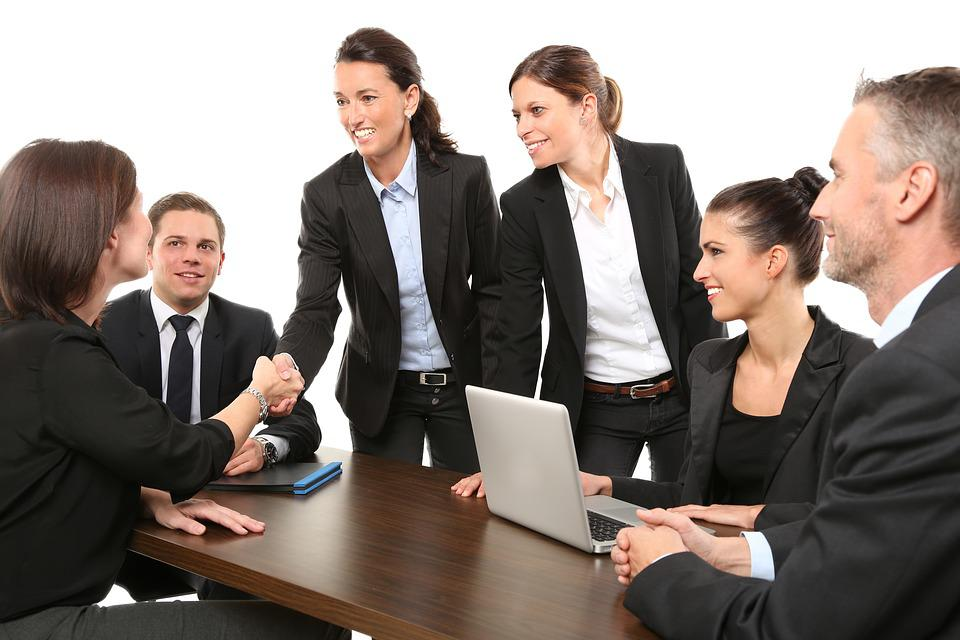
#> input picture Object_Detection/images/people.jpg, 960 x 640 px
$ jupyter execute DETECTION_CASCADES.ipynb
#> lines starting #> are read from the running program, lines starting #| are printed output that depends on the picture
[cell 1]
import cv2 as cv
import numpy as np
import matplotlib.pyplot as plt

[cell 2]
plt.rcParams['image.cmap']='gray'
plt.ion()

# Detecting Faces

[cell 3]
img=cv.imread('../images/people.jpg')
#> img is the input picture: shape (640, 960, 3); mean B, G, R 118.4, 124.7, 135.5
plt.imshow(img[:,:,::-1])

[cell 4]
def detectFace(img,scaleFactor=1.1,minNeighbors=4,thickness=1):
    if len(img.shape)==3:
        gray_img=cv.cvtColor(img,cv.COLOR_BGR2GRAY)
    else:
        gray_img=img
    #Load the Haar Cascade:
    #face_cascade=cv.CascadeClassifier(cv.data.haarcascades+'haarcascade_frontalface_default.xml')
    face_cascade=cv.CascadeClassifier(cv.data.haarcascades+'haarcascade_frontalface_alt2.xml')

    #Perform multi-scale face detection using the detectMultiScale function:
    detected_faces=face_cascade.detectMultiScale(gray_img,scaleFactor,minNeighbors)
    # detected_faces->is a list of bounding boxes
    for x,y,w,h in detected_faces:
        img=cv.rectangle(img,(x,y),(x+w,y+h),(250,0,0),thickness)
    return plt.imshow(img[:,:,::-1])
img=cv.imread('../images/peoples1.jpg')
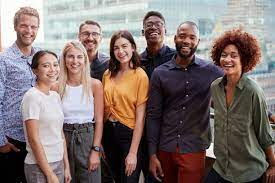
#> input picture Object_Detection/images/peoples1.jpg, 275 x 183 px
#> img is the input picture: shape (183, 275, 3); mean B, G, R 110, 112.6, 127.2
detectFace(img,scaleFactor=1.1,minNeighbors=1)
#> in detectFace, `detected_faces=face_cascade.detectMultiScale(gray_img,scaleFactor,minN..`: detected_faces = [[144, 16, 21, 21], [16, 16, 26, 26], [110, 39, 23, 23], [62, 46, 26, 26], [38, 55, 26, 26], [79, 24, 23, 23], [174, 28, 24, 24], [215, 44, 28, 28]]
#> the loop in detectFace, `for x,y,w,h in detected_faces:` made 8 passes
#> after the loop in detectFace, `for x,y,w,h in detected_faces:`: img: shape (183, 275, 3); mean B, G, R 112.1, 110.8, 124.9

[cell 5]
img=cv.imread('../images/people.jpg')
detectFace(img,scaleFactor=1.4,minNeighbors=1,thickness=2)
#> call 2 of detectFace, with scaleFactor = 1.4, minNeighbors = 1, thickness = 2
#> in detectFace (call 2), `gray_img=cv.cvtColor(img,cv.COLOR_BGR2GRAY)`:
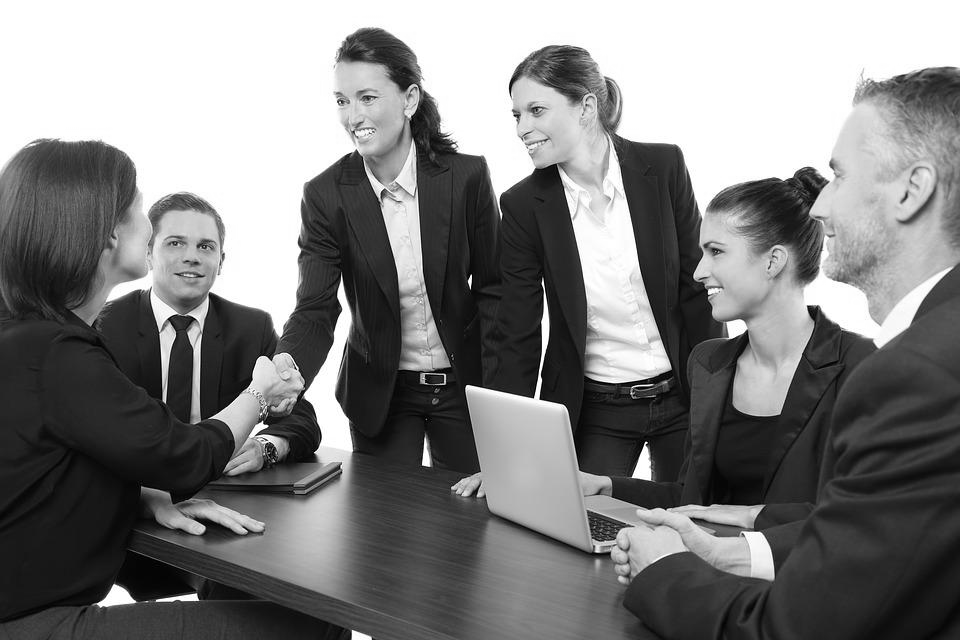
#> gray_img: shape (640, 960); min 0, max 255, mean 127.2
#> in detectFace (call 2), `detected_faces=face_cascade.detectMultiScale(gray_img,scaleFactor,minN..`: detected_faces = [[317, 69, 77, 77], [507, 83, 77, 77], [152, 215, 77, 77]]
#> the loop in detectFace (call 2), `for x,y,w,h in detected_faces:` made 3 passes
#> (x, y) on passes 1 to 3: (317, 69), (507, 83), (152, 215)

[cell 6]
img=cv.imread('../images/people.jpg')
detectFace(img,scaleFactor=1.1,minNeighbors=1,thickness=3)
#> after the loop in detectFace (call 3), `for x,y,w,h in detected_faces:`: img: shape (640, 960, 3); mean B, G, R 120.8, 121.6, 132.1

[cell 7]
bayern='../imaged/bayern.mp4'
#camera=cv2.VideoCapture(0)
cap=cv.VideoCapture(bayern)
#cap=cv.VideoCapture()
face_cascade=cv.CascadeClassifier(cv.data.haarcascades+'haarcascade_frontalface_default.xml')
while True:
    ret,frame=cap.read()
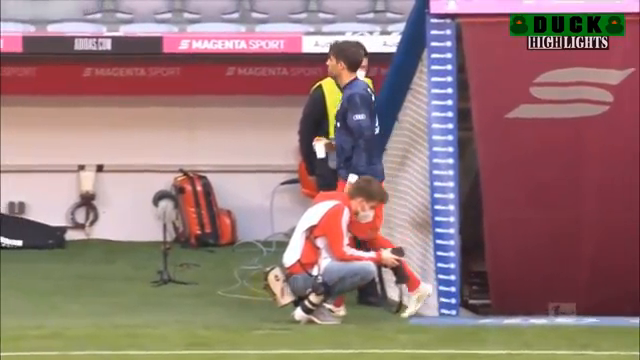
#> input picture frame 86 of Object_Detection/images/bayern.mp4, 640 x 360 px
#> frame is the input picture: shape (360, 640, 3); mean B, G, R 118, 120.8, 150
    gray_img=cv.cvtColor(frame,cv.COLOR_BGR2GRAY)
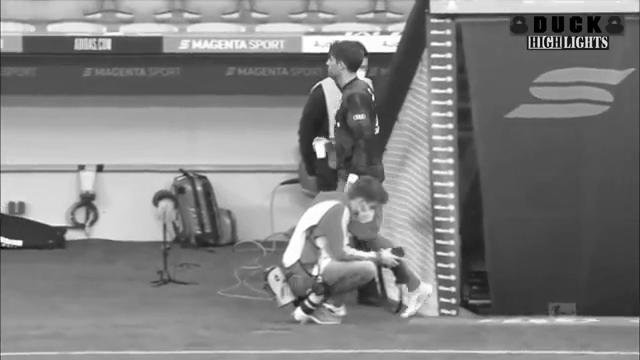
#> gray_img: shape (360, 640); min 0, max 255, mean 129.2
    detected_faces=face_cascade.detectMultiScale(gray_img,1.1,1)
#> detected_faces = ()
    for rect in detected_faces:
        cv.rectangle(frame,rect,(250,0,0),2)
#> this loop made 0 passes
    cv.imshow('vi',frame)
    key=cv.waitKey(27)
#> (key Q is pressed here)
    if key==ord('Q') or key==ord('q') or key==27:
        break

cap.release()
cv.destroyAllWindows()

# Detecting Eyes

[cell 8]
def detectEyes(img,scaleFactor=1.1,minNeighbors=4,thinkness=2):
#> called with scaleFactor = 1.4, minNeighbors = 1, thinkness = 2
    if len(img.shape)==3:
        gray_img=cv.cvtColor(img,cv.COLOR_BGR2GRAY)
    else:
        gray_img=img
    #Load the Haar Cascade:
    #haarCascade=cv.CascadeClassifier(cv.data.haarcascades+'haarcascade_frontalface_default.xml')
    eye_cascade=cv.CascadeClassifier(cv.data.haarcascades+'haarcascade_eye.xml')

    #Perform multi-scale face detection using the detectMultiScale function:
    detected_eyes=eye_cascade.detectMultiScale(gray_img,scaleFactor,minNeighbors)
#> detected_eyes = [[357, 89, 20, 20], [164, 232, 23, 23], [194, 236, 21, 21], [703, 240, 24, 24], [521, 96, 28, 28]]
    # detected_faces->is a list of bounding boxes
    for rect in detected_eyes:
        img=cv.rectangle(img,rect,(250,0,0),thinkness)
#> this loop made 5 passes
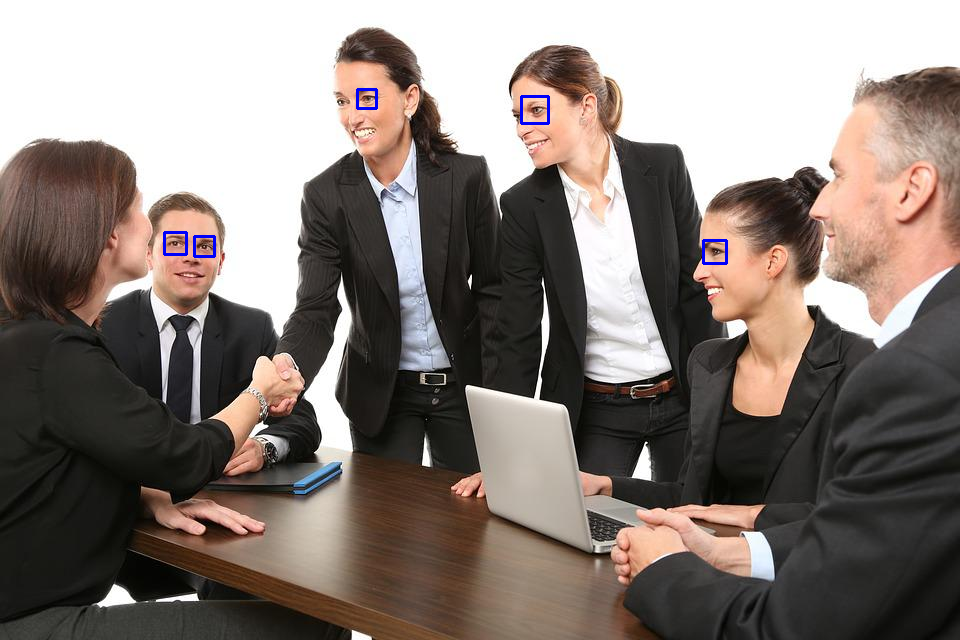
#> img: shape (640, 960, 3); mean B, G, R 118.6, 124.3, 135
    return plt.imshow(img[:,:,::-1])
img=cv.imread('../images/people.jpg')
detectEyes(img,scaleFactor=1.4,minNeighbors=1)

[cell 9]
img=cv.imread('../images/people.jpg')
detectEyes(img,scaleFactor=1.1,minNeighbors=3,thinkness=2)
#> call 2 of detectEyes, with scaleFactor = 1.1, minNeighbors = 3, thinkness = 2
#> in detectEyes (call 2), `detected_eyes=eye_cascade.detectMultiScale(gray_img,scaleFactor,minNei..`: detected_eyes = [[356, 89, 22, 22], [162, 232, 24, 24], [193, 234, 23, 23], [702, 239, 25, 25], [524, 100, 22, 22]]
#> the loop in detectEyes (call 2), `for rect in detected_eyes:` made 5 passes
#> after the loop in detectEyes (call 2), `for rect in detected_eyes:`:
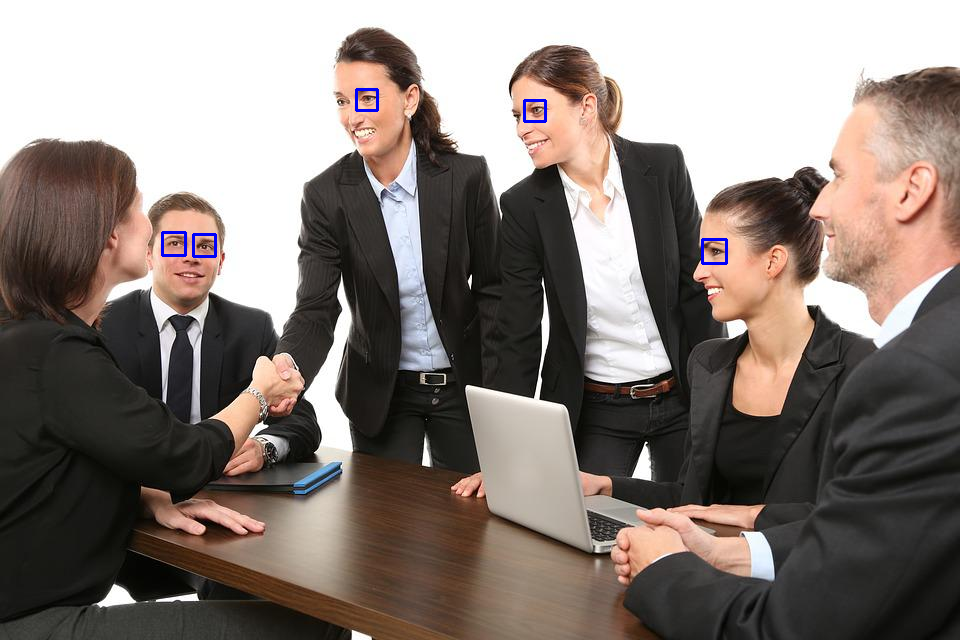
#> img: shape (640, 960, 3); mean B, G, R 118.6, 124.3, 135

# Eye Detection Using Multiple Cascades

[cell 10]
img=cv.imread('../images/people.jpg')
gray_img=cv.cvtColor(img,cv.COLOR_BGR2GRAY)
face_cascade=cv.CascadeClassifier(cv.data.haarcascades+'haarcascade_frontalface_default.xml')
eye_cascade=cv.CascadeClassifier(cv.data.haarcascades+'haarcascade_eye.xml')
scaleFactor=1.1
minNeighbors=3
thinkness=1
detected_faces=face_cascade.detectMultiScale(gray_img,scaleFactor,minNeighbors)
#> detected_faces = [[318, 70, 75, 75], [495, 86, 70, 70], [149, 212, 82, 82], [148, 300, 62, 62], [674, 213, 100, 100]]
for x,y,w,h in detected_faces:
    img=cv.rectangle(img,(x,y),(x+w,y+h),(250,250,0),thinkness)
    roi_color=img[y:y+h,x:x+w]
    roi_gray=gray_img[y:y+h,x:x+w]
    eyes=eye_cascade.detectMultiScale(roi_gray,scaleFactor,minNeighbors)
    for rect in eyes:
        cv.rectangle(roi_color,rect,(250,0,0),thinkness)
#> this loop made 5 passes
#> (x, y, w, h, eyes) on passes 1, 2, 3, 5: (318, 70, 75, 75, [[38, 18, 22, 22]]), (495, 86, 70, 70, [[28, 15, 23, 23]]), (149, 212, 82, 82, [[15, 20, 24, 24], [44, 23, 23, 23]]), (674, 213, 100, 100, [[29, 28, 22, 22]])
#> pass 1, `roi_gray=gray_img[y:y+h,x:x+w]`:
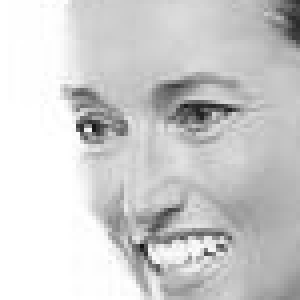
#> roi_gray: shape (75, 75) (shown 4 times larger); min 19, max 255, mean 206.3
#> after the loop:
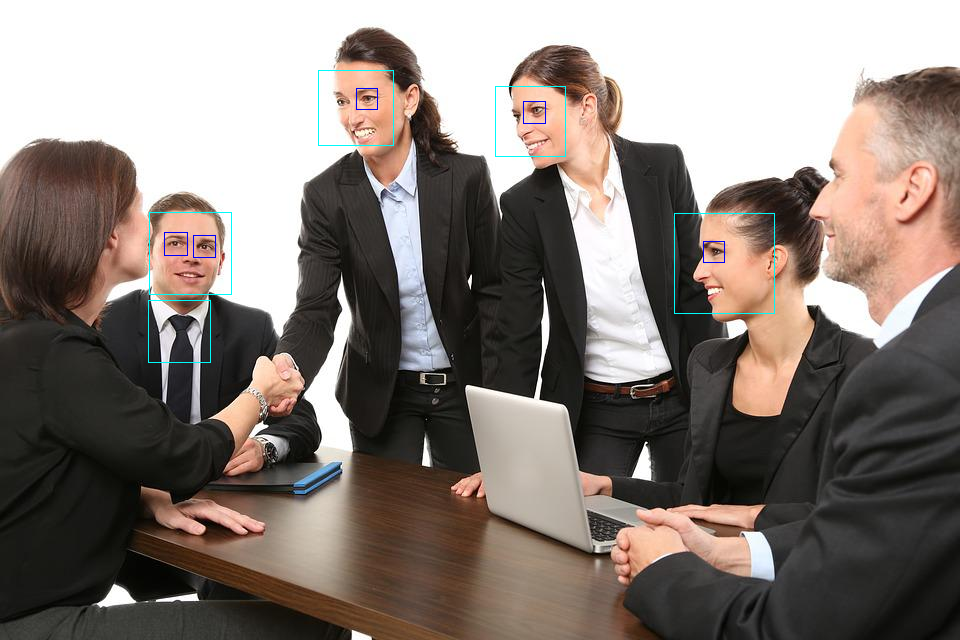
#> img: shape (640, 960, 3); mean B, G, R 118.7, 124.8, 134.9
#> after the loop:
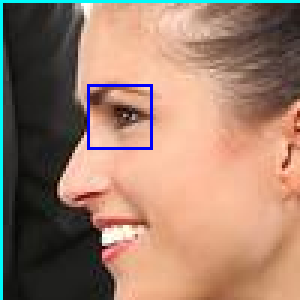
#> roi_color: shape (100, 100, 3) (shown 3 times larger); mean B, G, R 107.7, 125.4, 157.5
#> after the loop:
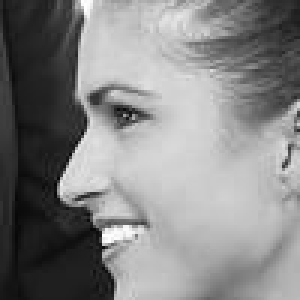
#> roi_gray: shape (100, 100) (shown 3 times larger); min 7, max 254, mean 132.5
cv.imshow('im',img)
cv.waitKey(0)
cv.destroyAllWindows()
